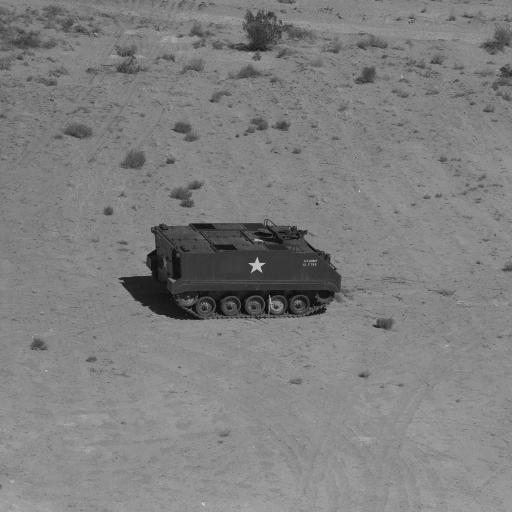
#> input picture data/01_apc.tif, 512 x 512 px
$ jupyter execute Lab2.ipynb
#> lines starting #> are read from the running program, lines starting #| are printed output that depends on the picture; after the words box and inside, x2 and y2 are one past the last pixel; in counts of white or black regions, pixels touching at a corner belong together
# Лабораторная работа №2. Выделение контуров.

## Цель  работы:
Изучение  и  экспериментальное  исследование  методов выделения контуров  на изображениях с помощью линейной  обработки “окном”; получение навыков работы с автоматизированной  системой обработки изображений.

## Выполнил:
Богачев Матвей 6511

В настоящей лабораторной работе рассматривается метод локальной  обработки изображений

[cell 1]
import numpy as np
import matplotlib.pyplot as plt
from scipy.signal import convolve2d
from PIL import Image
import os

[cell 2]
plt.rcParams['figure.figsize'] = (12, 8)
plt.rcParams['image.cmap'] = 'gray'

[cell 3]
def load_image(image_path):
    """Загрузка изображения и преобразование в массив numpy"""
#> called with image_path = 'data/01_apc.tif'
    try:
        img = Image.open(image_path)
#> img is the input picture: PIL image 512x512 L; min 12, max 215, mean 127.2
        img_array = np.array(img.convert('L'))  # Преобразуем к float32 для работы с отрицательными значениями
        print(f"Размер загруженного изображения: {img_array.shape}")
#| Размер загруженного изображения: (512, 512)
        return img_array
    except Exception as e:
        print(f"Ошибка загрузки изображения: {e}")
        return None

[cell 4]
def create_binary_image(gradient, threshold_ratio=0.3):
    threshold = threshold_ratio * gradient.max()
    binary = np.where(gradient > threshold, 255, 0)
    return binary.astype(np.uint8)

[cell 5]
def t_porog(img, t):
    binary = np.where(img > t, 255, 0)
    return binary.astype(np.uint8)

[cell 6]
image_path = "data/01_apc.tif"

for_neg = 128

original_image = load_image(image_path)
print(f"Диапазон значений: [{original_image.min():.1f}, {original_image.max():.1f}]")
#| Диапазон значений: [12.0, 215.0]

plt.hist(original_image.ravel(),bins= 256,edgecolor='black', rwidth=1)
plt.xlabel('Значение')
plt.ylabel('Частота')

# 1. Метод простого градиента

[cell 7]
def simple_gradient_method(image):
    """Метод простого градиента"""
    # Преобразуем к типу с отрицательными значениями
    image_float = image.astype(np.float32)

    # Маски для частных производных
    # Производная по x (горизонтальное направление)
    kernel_x = np.array([[-1, 1]], dtype=np.float32)
    # Производная по y (вертикальное направление)
    kernel_y = np.array([[-1], [1]], dtype=np.float32)

    partial_x = convolve2d(image_float, kernel_x, mode='same', boundary='symm')
    partial_y = convolve2d(image_float, kernel_y, mode='same', boundary='symm')

    # Оценка градиента (модуль градиента)
    gradient_magnitude = np.sqrt(partial_x**2 + partial_y**2)

    return partial_x, partial_y, gradient_magnitude

[cell 8]
partial_x, partial_y, gradient_mag = simple_gradient_method(original_image)
#> in simple_gradient_method, `partial_y = convolve2d(image_float, kernel_y, mode='same', boundary='s..`:
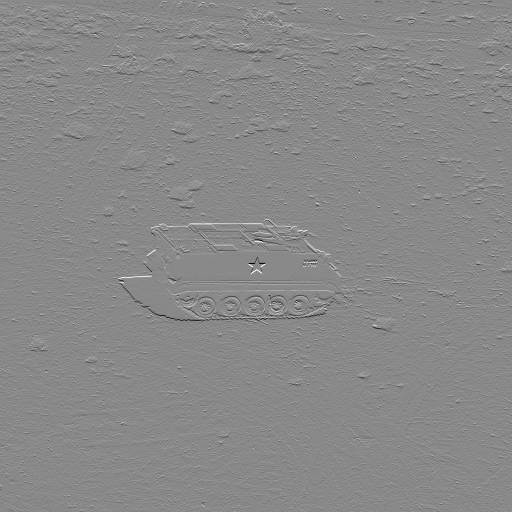
#> partial_y: shape (512, 512) float32; min -128, max 110, mean -0.1; drawn with min black and max white
#> in simple_gradient_method, `gradient_magnitude = np.sqrt(partial_x**2 + partial_y**2)`:
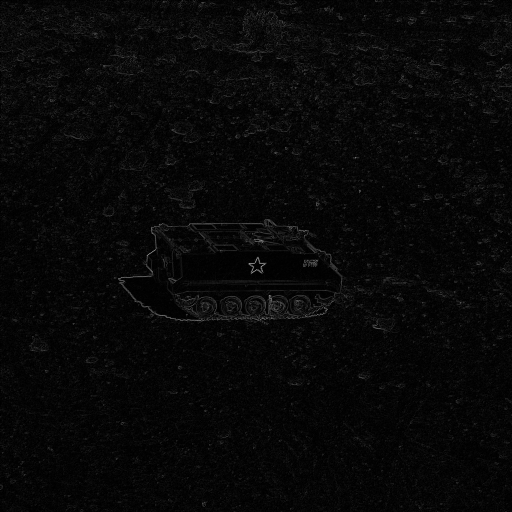
#> gradient_magnitude: shape (512, 512) float32; min 0, max 150.2, mean 8.2

# Визуализация результатов
plt.figure(figsize=(15, 10))
for_neg_x = partial_x.min()
#> for_neg_x = -113
for_neg_y = partial_y.min()
#> for_neg_y = -128
# 1) Исходное изображение
plt.subplot(2, 3, 1)
plt.imshow(original_image, cmap='gray')
plt.title('1) Исходное изображение')
plt.colorbar()

# 2) Частная производная по X
plt.subplot(2, 3, 2)
plt.imshow(partial_x + for_neg_x, cmap='gray')  # Добавляем 128 для отображения отрицательных значений
plt.title('2) Частная производная по X')
plt.colorbar()

# 3) Частная производная по Y
plt.subplot(2, 3, 3)
plt.imshow(partial_y + for_neg_y, cmap='gray')
plt.title('3) Частная производная по Y')
plt.colorbar()

# 4) Оценка градиента
plt.subplot(2, 3, 4)
plt.imshow(gradient_mag, cmap='gray')
plt.title('4) Оценка градиента')
plt.colorbar()

# 5) Гистограмма оценки градиента
plt.subplot(2, 3, 5)
plt.hist(gradient_mag.flatten(), bins=256)
plt.title('5) Гистограмма оценки градиента')
plt.xlabel('Значение градиента')
plt.ylabel('Частота')

# 6) Контуры (бинарное изображение)
binary_contours = create_binary_image(gradient_mag, 0.32)
#> in create_binary_image, `threshold = threshold_ratio * gradient.max()`: threshold = 48.07
#> in create_binary_image, `binary = np.where(gradient > threshold, 255, 0)`:
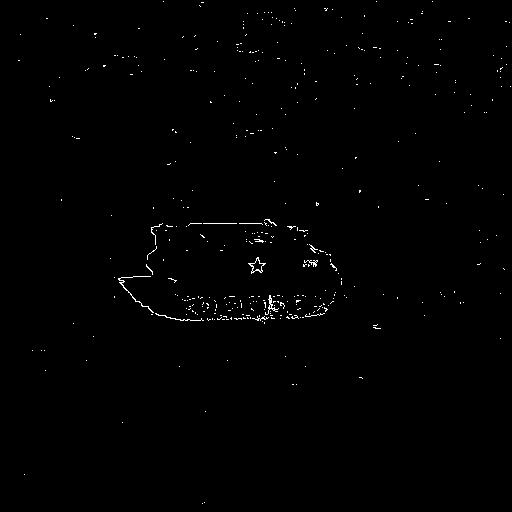
#> binary: shape (512, 512) int64; 0.55% white in thin lines or dots
plt.subplot(2, 3, 6)
plt.imshow(binary_contours, cmap='gray')
plt.title('6) Контуры (простой градиент)')

plt.tight_layout()
plt.show()
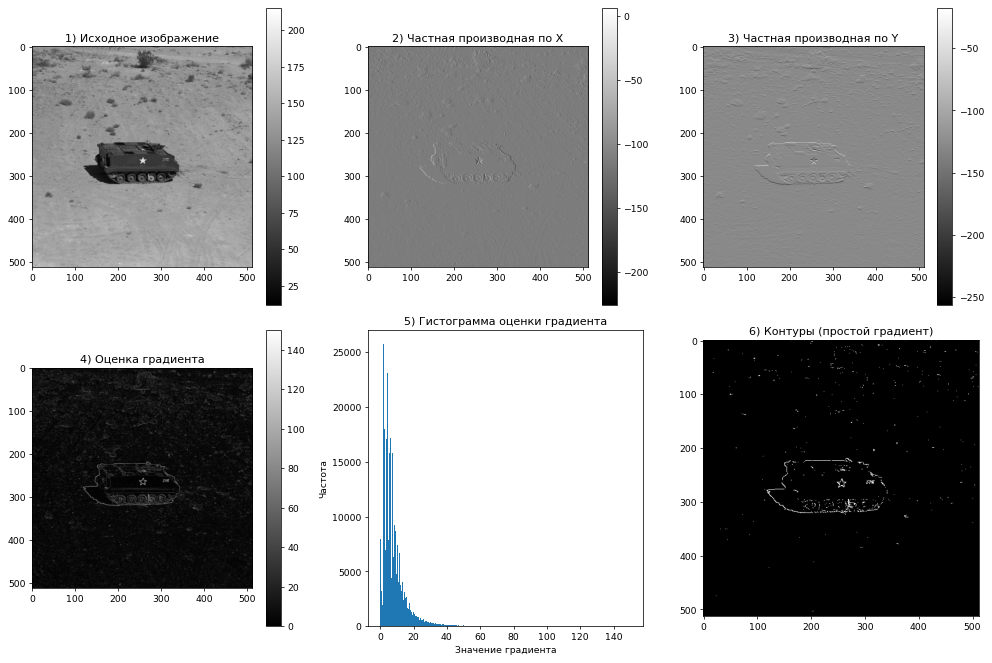
#> figure drawn by matplotlib, 10 panels; panel 9: tallest bar 25772 high, from x = 1.76 to 2.35

# 2. Метод аппроксимации лапласиана (маски (20))

Оператор Лапласа:

маска (20):

[cell 9]
def create_binary_image_laplac(laplacian, threshold_ratio=0.3):
    """Создаёт бинарную карту контуров по нулевым переходам лапласиана."""
    lap = laplacian.astype(np.float32)
    sigma = np.std(lap)
    thresh = threshold_ratio * sigma

    pos = lap >  thresh
    neg = lap < -thresh

    # ядро 3x3 без центра
    kernel = np.array([[1,1,1],
                       [1,0,1],
                       [1,1,1]], dtype=np.uint8)

    pos_neigh = convolve2d(pos.astype(np.uint8), kernel, mode='same', boundary='symm')
    neg_neigh = convolve2d(neg.astype(np.uint8), kernel, mode='same', boundary='symm')

    # контуры = есть сосед с противоположным знаком
    zero_cross = (pos & (neg_neigh > 0)) | (neg & (pos_neigh > 0))
    return (zero_cross * 255).astype(np.uint8)

[cell 10]
def laplacian_approximation_method(image):
    """Метод аппроксимации лапласиана (маска 20)"""
    img = image.astype(np.float32)
    laplacian_kernel = np.array([[0, 1, 0],
                                 [1, -4, 1],
                                 [0, 1, 0]], dtype=np.float32)

    laplacian = convolve2d(img, laplacian_kernel, mode='same', boundary='symm')
    return laplacian

[cell 11]
laplacian = laplacian_approximation_method(original_image)

for_neg = (-1* laplacian.min())
#> for_neg = 309

# Получаем бинарные контуры (zero-crossings)
zero_crossings = create_binary_image_laplac(laplacian, 1.6)
#> in create_binary_image_laplac, `sigma = np.std(lap)`: sigma = 20.84
#> in create_binary_image_laplac, `thresh = threshold_ratio * sigma`: thresh = 33.35
# Визуализация
plt.figure(figsize=(15, 10))

# 1) Исходное изображение
plt.subplot(2, 2, 1)
plt.imshow(original_image, cmap='gray')
plt.title('1) Исходное изображение')
plt.colorbar()

# 2) Оценка лапласиана
plt.subplot(2, 2, 2)

plt.imshow((laplacian + for_neg).astype(np.uint8), cmap='gray')
plt.title(f'2) Оценка лапласиана (laplacian + {for_neg} для показа)')
plt.colorbar()

# 3) Гистограмма оценки лапласиана
plt.subplot(2, 2, 3)
plt.hist(laplacian.flatten(), bins=256, rwidth=1)
plt.title('3) Гистограмма оценки лапласиана')
plt.xlabel('Значение лапласиана')
plt.ylabel('Частота')

# 4) Контуры (бинарное изображение)
plt.subplot(2, 2, 4)
plt.imshow(zero_crossings, cmap='gray')
plt.title('4) Контуры (аппроксимация лапласиана)')
plt.colorbar()

plt.tight_layout()
plt.show()

# 3. Метод оператора Прюитт (маски (25)

[cell 12]
def prewitt_operator_method(image):
    """Метод оператора Прюитта (маски 25)"""
    image_float = image.astype(np.float32)

    # Маски Прюитта для горизонтальной и вертикальной производных
    kernel_x = np.array([[-1, 0, 1],
                         [-1, 0, 1],
                         [-1, 0, 1]], dtype=np.float32)

    kernel_y = np.array([[-1, -1, -1],
                         [0, 0, 0],
                         [1, 1, 1]], dtype=np.float32)

    # Вычисляем частные производные
    partial_x = convolve2d(image_float, kernel_x, mode='same', boundary='symm')
    partial_y = convolve2d(image_float, kernel_y, mode='same', boundary='symm')

    # Оценка градиента
    gradient_magnitude = np.sqrt(partial_x**2 + partial_y**2)

    return partial_x, partial_y, gradient_magnitude

[cell 13]
# Применяем оператор Прюитта
prewitt_x, prewitt_y, prewitt_gradient = prewitt_operator_method(original_image)
#> in prewitt_operator_method, `gradient_magnitude = np.sqrt(partial_x**2 + partial_y**2)`:
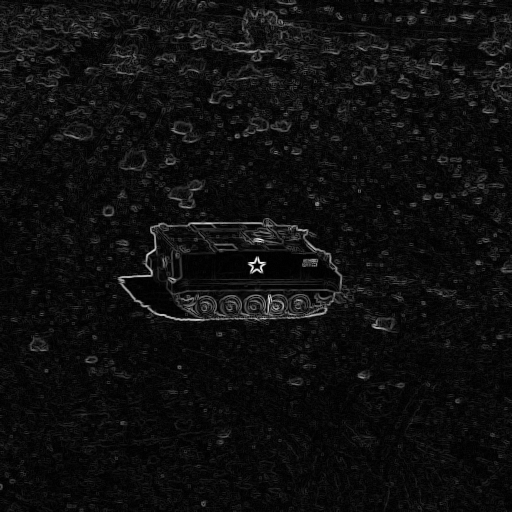
#> gradient_magnitude: shape (512, 512) float32; min 0, max 416.7, mean 24.8; drawn with min black and max white


for_neg = - prewitt_gradient.min()
#> for_neg = 0
# Визуализация результатов
plt.figure(figsize=(15, 10))

# 1) Исходное изображение
plt.subplot(2, 3, 1)
plt.imshow(original_image, cmap='gray')
plt.title('1) Исходное изображение')
plt.colorbar()

# 2) Частная производная по X (Прюитт)
plt.subplot(2, 3, 2)
plt.imshow(prewitt_x + for_neg, cmap='gray')
plt.title(f'2) Частная производная по X (Прюитт) + {for_neg}')
plt.colorbar()

# 3) Частная производная по Y (Прюитт)
plt.subplot(2, 3, 3)
plt.imshow(prewitt_y + for_neg, cmap='gray')
plt.title(f'3) Частная производная по Y (Прюитт) + {for_neg}')
plt.colorbar()

# 4) Оценка градиента (Прюитт)
plt.subplot(2, 3, 4)
plt.imshow(prewitt_gradient, cmap='gray')
plt.title('4) Оценка градиента (Прюитт)')
plt.colorbar()

# 5) Гистограмма оценки градиента
plt.subplot(2, 3, 5)
plt.hist(prewitt_gradient.flatten(), bins=50)
plt.title('5) Гистограмма оценки градиента')
plt.xlabel('Значение градиента')
plt.ylabel('Частота')

# 6) Контуры (бинарное изображение)
binary_prewitt = create_binary_image(prewitt_gradient, 0.4)
plt.subplot(2, 3, 6)
plt.imshow(binary_prewitt, cmap='gray')
plt.title('6) Контуры (оператор Прюитт)')

plt.tight_layout()
plt.show()
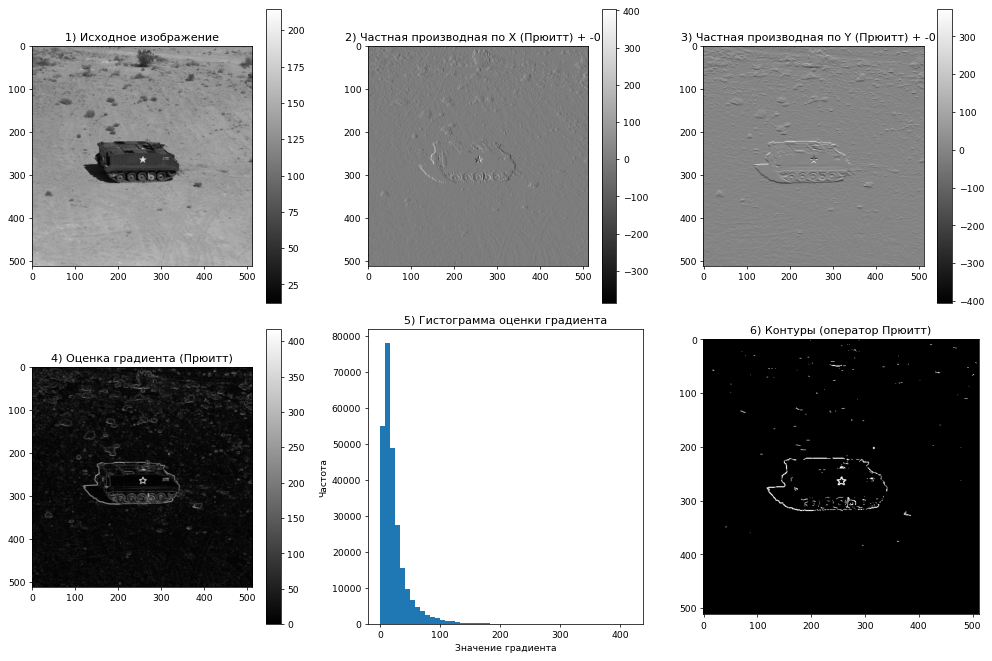
#> figure drawn by matplotlib, 10 panels; panel 9: tallest bar 77818 high, from x = 8.33 to 16.67

# 4. Метод **согласования** для лапласиана (маска (27))

[cell 14]
def matched_laplacian_method(image):
    """Метод согласования для лапласиана (маска 27)"""
    image_float = image.astype(np.float32)

    # Маска согласованного лапласиана
    matched_kernel = (1/3) * np.array([[2, -1, 2],
                               [-1, -4, -1],
                               [2, -1, 2]], dtype=np.float32)

    # Вычисляем согласованный лапласиан
    matched_laplacian = convolve2d(image_float, matched_kernel, mode='same', boundary='symm')

    return matched_laplacian

[cell 15]
# Применяем метод согласованного лапласиана
matched_laplacian = matched_laplacian_method(original_image)

for_neg = 128
# Визуализация результатов
plt.figure(figsize=(15, 10))

# 1) Исходное изображение
plt.subplot(2, 2, 1)
plt.imshow(original_image, cmap='gray')
plt.title('1) Исходное изображение')
plt.colorbar()

# 2) Оценка лапласиана (согласованного)
plt.subplot(2, 2, 2)
plt.imshow((matched_laplacian + for_neg).astype(np.uint8), cmap='gray')
plt.title(f'2) Оценка лапласиана (согласованного) + {for_neg}')
plt.colorbar()

# 3) Гистограмма оценки лапласиана
plt.subplot(2, 2, 3)
plt.hist(matched_laplacian.flatten(), bins=50)
plt.title('3) Гистограмма оценки лапласиана')
plt.xlabel('Значение лапласиана')
plt.ylabel('Частота')

# 4) Контуры (бинарное изображение)
# Для согласованного лапласиана также ищем переходы через ноль
zero_crossings_matched = create_binary_image_laplac(matched_laplacian,1.9)
#> call 2 of create_binary_image_laplac, with threshold_ratio = 1.9
#> in create_binary_image_laplac (call 2), `sigma = np.std(lap)`: sigma = 12.63
#> in create_binary_image_laplac (call 2), `thresh = threshold_ratio * sigma`: thresh = 24
#> in create_binary_image_laplac (call 2), `pos = lap >  thresh`:
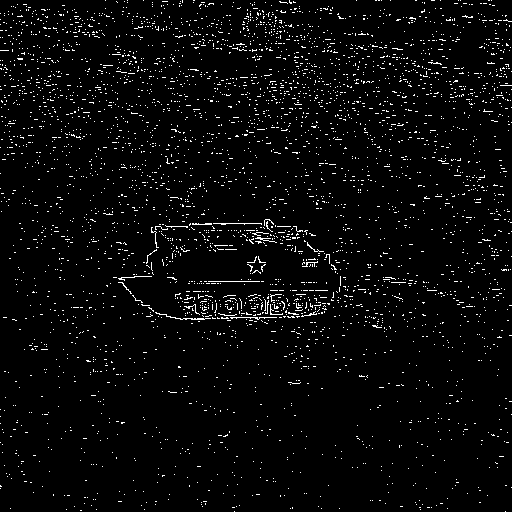
#> pos: shape (512, 512) bool; 3.4% white in thin lines or dots
#> in create_binary_image_laplac (call 2), `pos_neigh = convolve2d(pos.astype(np.uint8), kernel, mode='same', boun..`:
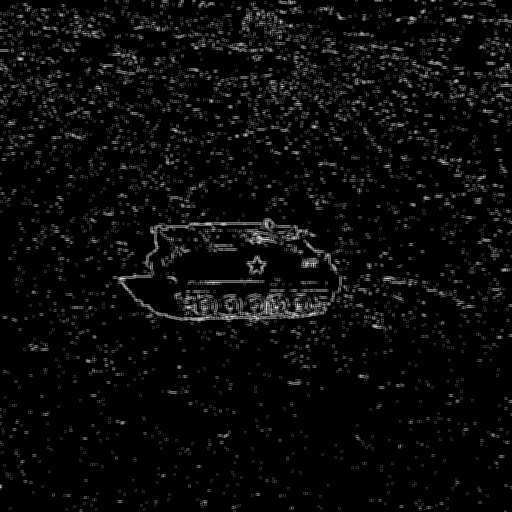
#> pos_neigh: shape (512, 512); min 0, max 7, mean 0.273; drawn with min black and max white
#> in create_binary_image_laplac (call 2), `zero_cross = (pos & (neg_neigh > 0)) | (neg & (pos_neigh > 0))`:
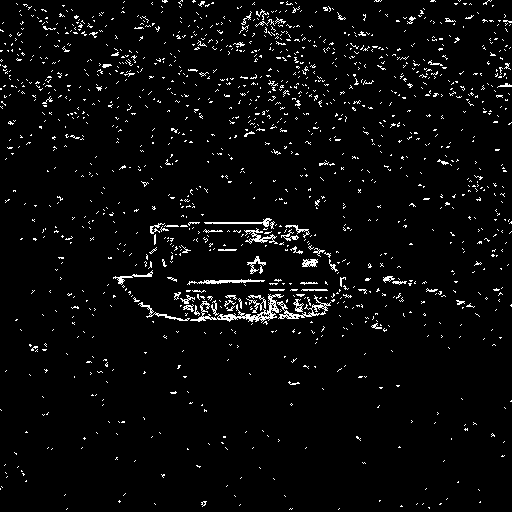
#> zero_cross: shape (512, 512) bool; 3.7% white in thin lines or dots

plt.subplot(2, 2, 4)
plt.imshow(zero_crossings_matched, cmap='gray')
plt.title('4) Контуры (согласованный лапласиан)')

plt.tight_layout()
plt.show()
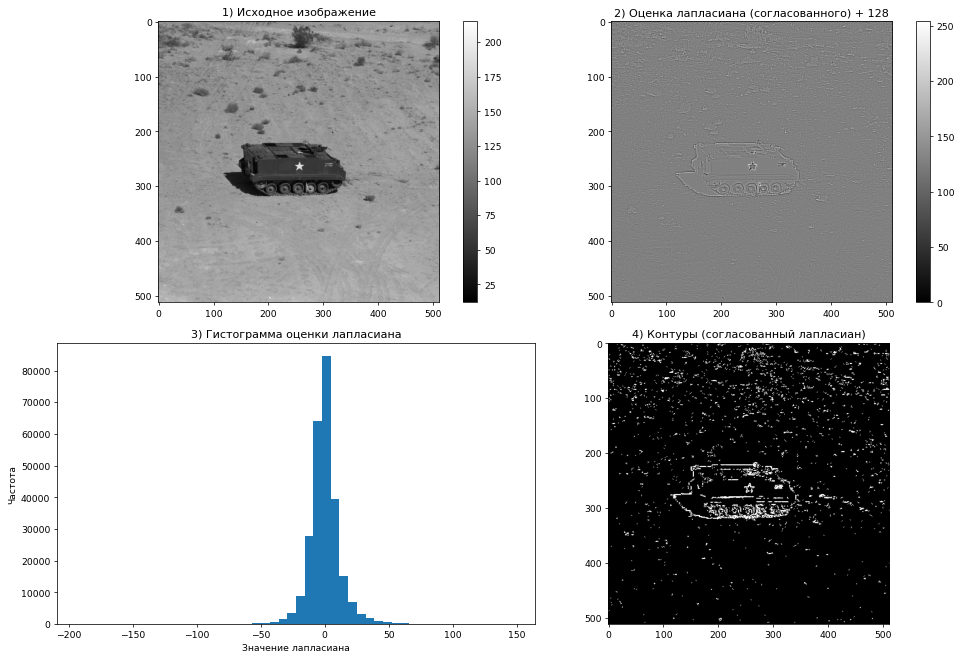
#> figure drawn by matplotlib, 6 panels; panel 5: tallest bar 84426 high, from x = -2.12 to 4.67

$ run again, with data/02_apss.tif copied over data/01_apc.tif
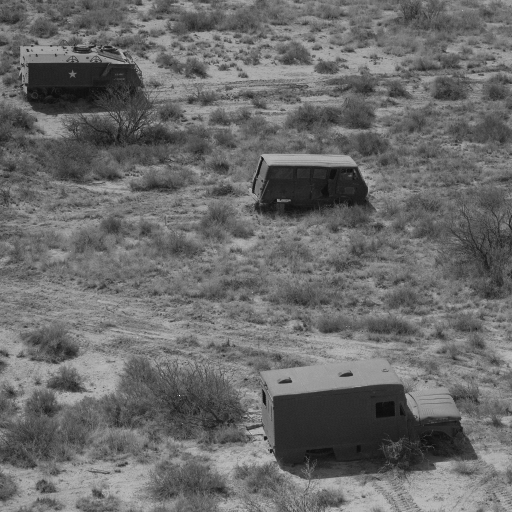
#> input picture data/02_apss.tif, 512 x 512 px
#> in load_image, img is the input picture: PIL image 512x512 L; min 12, max 249, mean 106.4
#| Размер загруженного изображения: (512, 512)
#| Диапазон значений: [12.0, 249.0]
#> for_neg_x = -186
#> for_neg_y = -174
#> threshold = 81.5
#> binary: shape (512, 512) int64; 0.12% white in thin lines or dots, all inside (x1, y1, x2, y2) = (20, 32, 501, 510)
#> `for_neg = (-1* laplacian.min())`: for_neg = 707
#> sigma = 33.09
#> thresh = 52.95
#> pos: shape (512, 512) bool; 5.6% white in thin lines or dots
#> neg: shape (512, 512) bool; 4.9% white in thin lines or dots
#> zero_cross: shape (512, 512) bool; 7% white in thin lines or dots
#> `for_neg = - prewitt_gradient.min()`: for_neg = 0
#> binary: shape (512, 512) int64; 1.6% white in thin lines or dots
#> in matched_laplacian_method, `matched_laplacian = convolve2d(image_float, matched_kernel, mode='same..`:
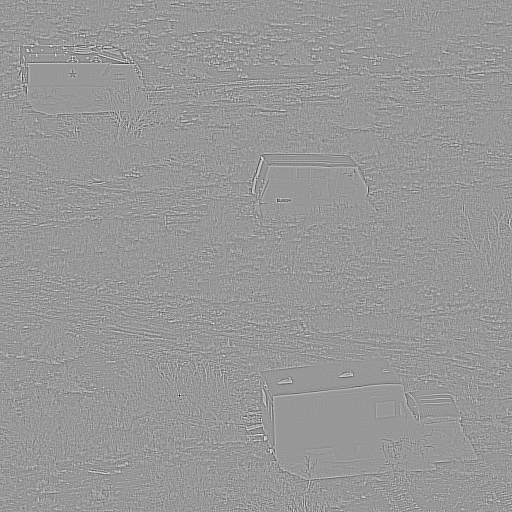
#> matched_laplacian: shape (512, 512) float32; min -240.3, max 163.3, mean 0; drawn with min black and max white
#> sigma = 20.41
#> thresh = 38.77
#> pos: shape (512, 512) bool; 3.5% white in thin lines or dots
#> neg: shape (512, 512) bool; 2.9% white in thin lines or dots
#> in create_binary_image_laplac (call 2), `zero_cross = (pos & (neg_neigh > 0)) | (neg & (pos_neigh > 0))`:
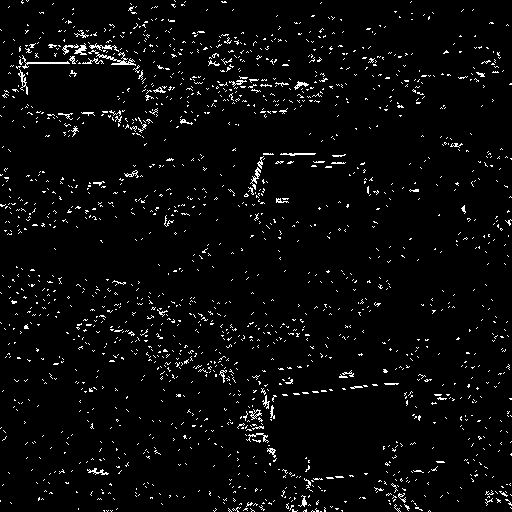
#> zero_cross: shape (512, 512) bool; 3.5% white in thin lines or dots
